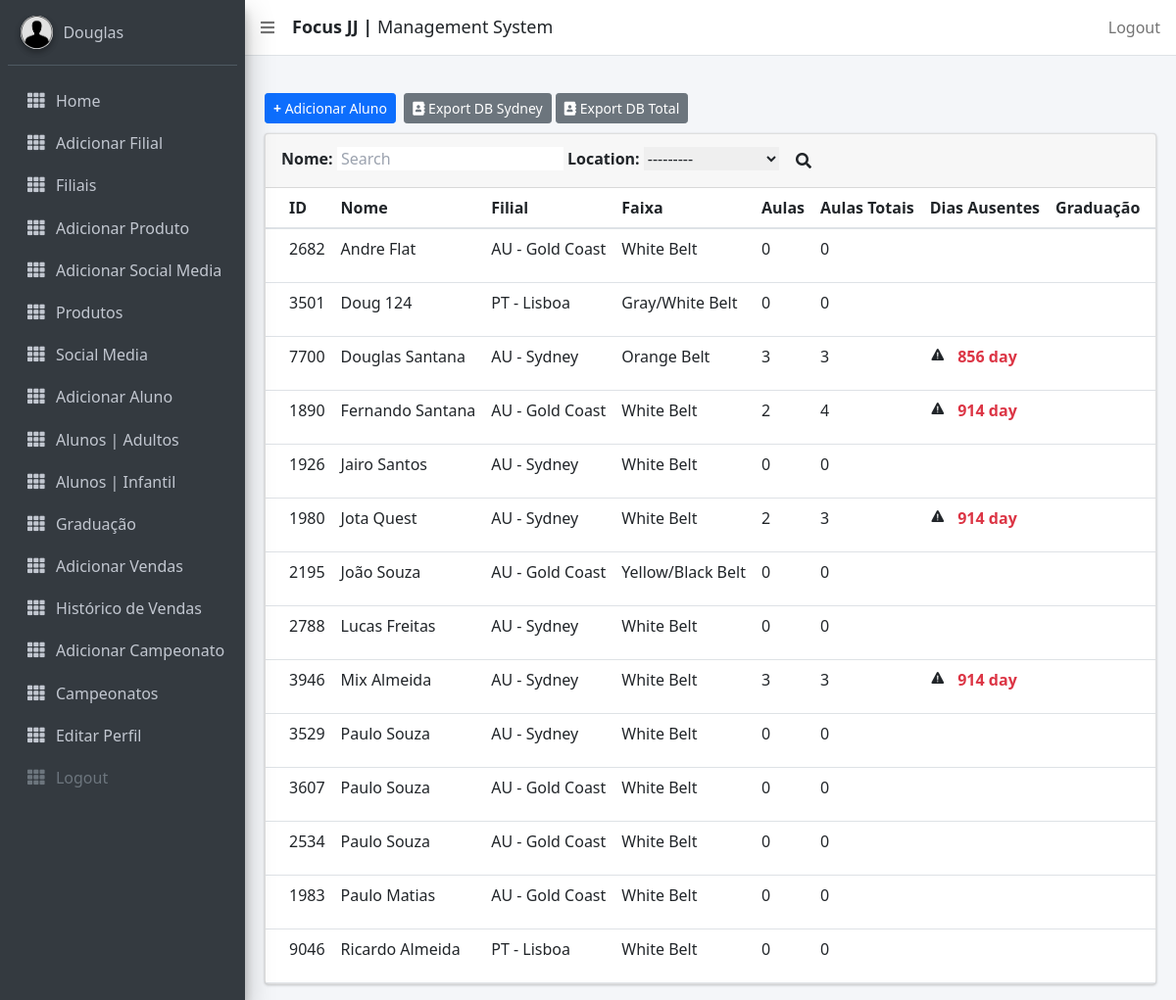
The page /managealunos/total (signed in) on the database as committed earlier.
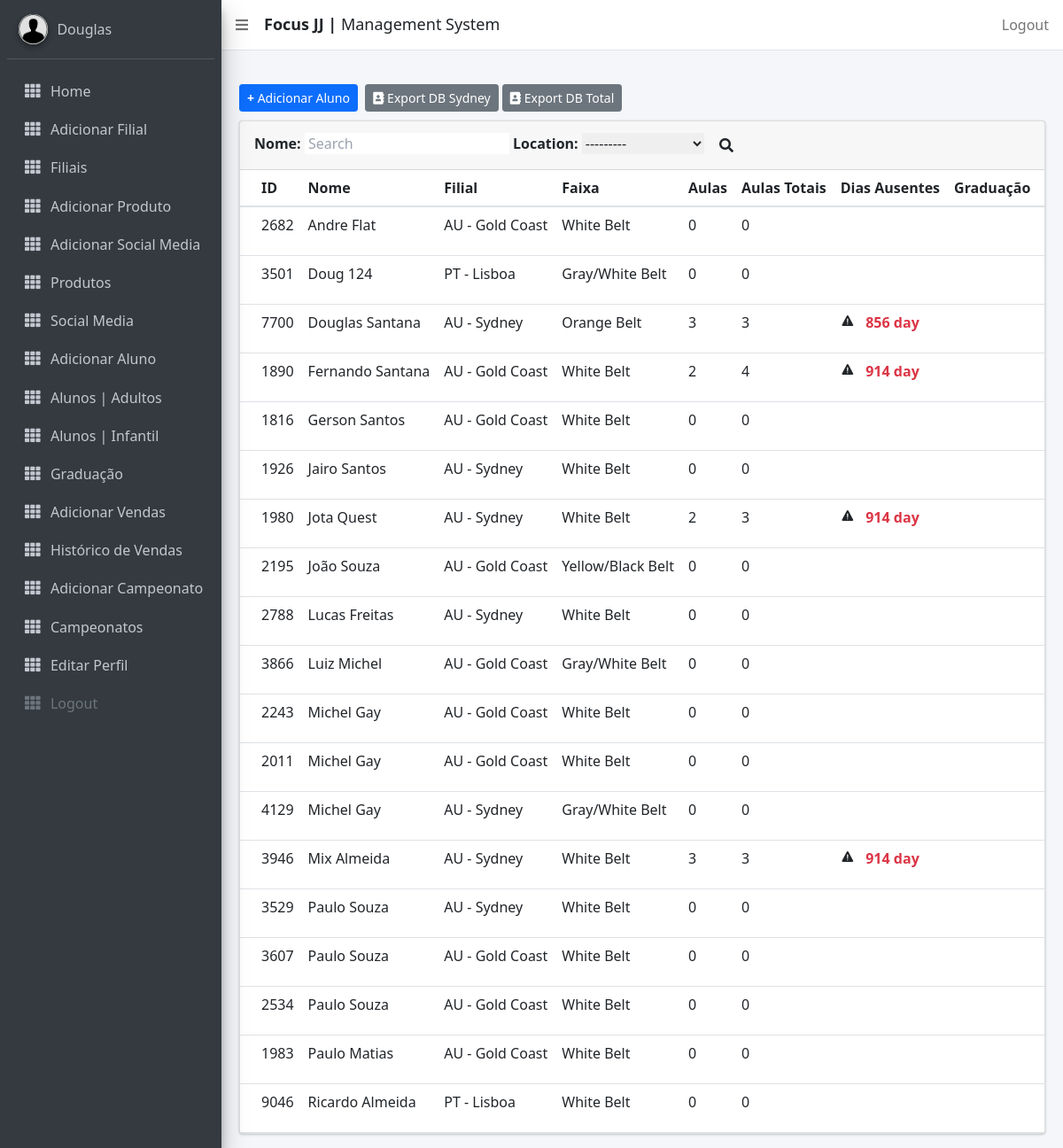
The same page on the database as committed later.
### focusbjj/models.py (models this page shows, shortened)
class CustomUser(AbstractUser):
    id = ShortUUIDField(primary_key=True, editable=False, alphabet="0123456789", length=3)
    email = models.EmailField(max_length=255, unique=True)
    contact_name = models.CharField(max_length=255)
    country = CountryField()
    location = models.CharField(max_length=255)
    phone = models.CharField(max_length=15, help_text=_('Use somente números. Código do País + Telefone'))
    join_date = models.DateTimeField(default=timezone.now)
    is_active = models.BooleanField(default=True, help_text='Desmarque a caixa para desativar')
    def __str__(self):
        return str(self.country) + " - " + str(self.location)
    class Meta:
        ordering = ["country", "location"]

class Aluno(models.Model):
    DoesNotExist = None
    objects = None
    id = ShortUUIDField(primary_key=True, editable=False, alphabet="0123456789", length=4)
    photo = models.ImageField(upload_to='photos/', null=True, blank=True)
    nome = models.CharField(max_length=15, verbose_name='Name')
    middle_name = models.CharField(max_length=20, verbose_name='Middle Name', blank=True, null=True)
    surname = models.CharField(max_length=15, verbose_name='Last Name', null=True)
    phone = models.CharField(max_length=15, help_text='Use only numbers')
    email = models.EmailField(max_length=128)
    location = models.ForeignKey(CustomUser, related_name="alunos", on_delete=models.CASCADE)
    address = models.CharField(max_length=255, blank=True, null=True)
    belt = models.CharField(max_length=255, choices=BELT)
    stripe = models.CharField(max_length=255, choices=GRAU, default= 'No Stripes')
    join_date = models.DateTimeField()
    time_stamp = models.DateTimeField(auto_now=True, null=True)
    gender = models.CharField(max_length=255, choices=GENDER)
    dob = models.DateField(verbose_name='Date of Birth',)
    is_blocked = models.BooleanField(default=False)
    agreement = models.BooleanField(default=False)
    USERNAME_FIELD = 'id'
    class Meta:
        ordering = ["nome"]

class Graduation(models.Model):
    objects = None
    aluno = models.ForeignKey(Aluno, related_name='graduacao', on_delete=models.CASCADE, verbose_name='_(Aluno')
    master = models.CharField(max_length=15, null=True, verbose_name=_('Professor'))
    belt = models.CharField(max_length=255, choices=BELT, verbose_name=_('Faixa'))
    stripe = models.CharField(max_length=255, choices=GRAU, verbose_name=_('Grau'))
    time_stamp = models.DateTimeField(null=True, verbose_name=_('Data'))

class GetAttendance(models.Model):
    objects = None
    aluno = models.ForeignKey(Aluno, on_delete=models.CASCADE, verbose_name='Athlete')
    attendance = models.DateTimeField(default=timezone.now)

### focusbjj/views.py (the view)
# urls.py: path('managealunos/total', views.ManageAlunosTotal.as_view(), name='managealunostotal'),
class ManageAlunosTotal(SuperuserRequiredMixin, ListView):
    template_name = 'managealunostotal.html'
    model = Aluno
    def get_queryset(self):
        queryset = super().get_queryset()
        filter = AlunoFilter(self.request.GET, queryset)
        return filter.qs
    def get_context_data(self, **kwargs):
        context = super(ManageAlunosTotal, self).get_context_data(**kwargs)
        context['alunos'] = Aluno.objects.all()
        context['unidades'] = CustomUser.objects.all()
        queryset = self.get_queryset()
        filter = AlunoFilter(self.request.GET, queryset)
        context['filter'] = filter
        return context

### focusbjj/templates/managealunostotal.html (shortened to what this page needs)
{% extends 'base_template.html' %}
{% load static %}
{% load i18n %}
{% load alerta_tags %}
{% load attendance_tags %}
{% block content %}
<section class="content">
        <div class="container-fluid">
            <div style="padding-bottom:10px">
                <a class="btn btn-sm btn-primary" href="{% url 'focusbjj:add_aluno' %}" role="button"><b>+</b> Adicionar Aluno</a>&nbsp;
                <a href="{% url 'focusbjj:export_xlsx' %}" class="btn btn-sm btn-secondary"><i class="fas fa-address-book main-logo-icon"></i> Export DB {{ user.location }}</a>
                <a href="{% url 'focusbjj:export_total_xlsx' %}" class="btn btn-sm btn-secondary"><i class="fas fa-address-book main-logo-icon"></i> Export DB Total</a><br>
            </div>
            <div class="row">
                <div class="col-md-12">
                    <div class="card">
                        <div class="card-header">
                                    <form method="get">
                                        {{ filter.form }}
                                        <button type="submit" class="btn btn-default"><i class="fas fa-search"></i></button>
                                    </form>
                        </div>
                        <div class="card-body table-responsive p-0">
                            <table class="table table-hover text-nowrap">
                            <thead>
                                <tr>
                                <th>ID</th>
                                <th>{% trans "Nome" %}</th>
                                <th>Filial</th>
                                <th>{% trans "Faixa" %}</th>
                                <th>{% trans "Aulas" %}</th>
                                <th>{% trans "Aulas Totais" %}</th>
                                <th>{% trans "Dias Ausentes" %}</th>
                                <th>{% trans "Graduação" %}</th>
                                <th></th>
                                </tr>
                            </thead>
                            <tbody>
                                <tr>
                        {% if filter.qs %}
                            {% for aluno in filter.qs %}
                                <td>{{ aluno.id }}</td>
                                <td>{{ aluno.nome|title }} {{ aluno.surname|title }}</td>
                                <td>{{ aluno.location }}</td>
                                <td>
                                {% if aluno|current_belt %}
                                {{ aluno|current_belt }}
                                {% else %}
                                {{ aluno.belt }}
                                {% endif %}
                                </td>
                                <td>
                                    {% if aluno|new_attendance == None %}
                                    {{ aluno|get_count_att_aluno }}
                                    {% else %}
                                    {{ aluno|new_attendance }}
                                    {% endif %}
                                </td>
                                <td>{{ aluno|get_count_att_aluno }}</td>
                                <td>
                                    {% if aluno|get_count_att_aluno %}
                                    {% if aluno|last_att_aluno %}
                                        <ion-icon name="warning"></ion-icon>
                                        <strong class="text-red"> &nbsp; {{ aluno|last_att_aluno|cut:"," |slice:"7"}}</strong>
                                    {% endif %}
                                    {% endif %}
                                </td>
                                <td>
                                </td><td>
                                </td>
                                </tr>
                                    {% endfor %}
                            {% endif %}
                            </tbody>
                            </table>
                        </div>
                        </div>
                </div>
            </div>
        </div>
      </section>
{% endblock %}

### templates/base_template.html (shortened to what this page needs)
{% load static %}
{% load i18n %}
<!DOCTYPE html>
<html lang="en-us">
<head>
    <link rel="stylesheet" href="{% static 'plugins/fontawesome-free/css/all.min.css'%} ">
    <link rel="stylesheet" href="https://code.ionicframework.com/ionicons/2.0.1/css/ionicons.min.css">
    <link rel="stylesheet"
        href="{% static 'plugins/tempusdominus-bootstrap-4/css/tempusdominus-bootstrap-4.min.css'%} ">
    <link rel="stylesheet" href="{% static 'plugins/icheck-bootstrap/icheck-bootstrap.min.css'%} ">
    <link rel="stylesheet" href="{% static 'plugins/jqvmap/jqvmap.min.css'%} ">
    <link rel="stylesheet" href="{% static 'dist/css/adminlte.min.css'%} ">
    <link rel="stylesheet" href="{% static 'plugins/overlayScrollbars/css/OverlayScrollbars.min.css'%} ">
    <link rel="stylesheet" href="{% static 'plugins/daterangepicker/daterangepicker.css'%} ">
    <link rel="stylesheet" href="{% static 'plugins/summernote/summernote-bs4.css'%} ">
    <script src="https://cdn.tailwindcss.com"></script>
    <link href="https://cdn.jsdelivr.net/npm/bootstrap@5.1.3/dist/css/bootstrap.min.css" rel="stylesheet">
    <link rel="stylesheet" href="https://cdnjs.cloudflare.com/ajax/libs/font-awesome/5.15.4/css/fontawesome.min.css"
 />
    <link rel="stylesheet" href="https://cdnjs.cloudflare.com/ajax/libs/font-awesome/5.15.4/css/brands.min.css"
 />
    <link rel="stylesheet" href="https://cdnjs.cloudflare.com/ajax/libs/font-awesome/5.15.4/css/solid.min.css"
 />
</head>
<body class="hold-transition sidebar-mini layout-fixed">
<div class="wrapper">
  <nav class="main-header navbar navbar-expand navbar-white navbar-light">
          {% if user.is_authenticated %}
    <ul class="navbar-nav">
      <li class="nav-item float-left">
        <a class="nav-link" data-widget="pushmenu" href="#"><i class="fas fa-bars"></i></a>
      </li>
    </ul>
      {% endif %}
      <div align="center" style="padding-left:10px">
        <h4 style="font-size: 18px; "><b>Focus JJ | </b>Management System</h4>
      </div>
    <ul class="navbar-nav ml-auto">
        {% if user.is_authenticated %}
      <li class="nav-item">
          <form action="{% url 'focusbjj:logout' %}"  method="post" class="nav-link">
              <p>
                  <button type="submit"> Logout</button>
              </p>
          </form>
      </li>
      {% endif %}
  </nav>
    {% if user.is_authenticated %}
    {% include 'sidebar_template.html' with user=user id=id %}
   <div class="content-wrapper">
    <div class="content-header">
    </div>
    {% endif %}
     {% block content %}
     {% endblock %}
  </div>
</div>
</body>
</html>

### templates/sidebar_template.html (shortened to what this page needs)
{% load static %}
{% load i18n %}
<aside class="main-sidebar navbar-gray-dark sidebar-dark-primary elevation-4">
    <div class="sidebar">
      <div class="user-panel mt-3 pb-3 mb-3 d-flex">
        <div class="image">
          <img src="{% static 'images/defaultuser.jpeg' %}" class="img-circle elevation-2" alt="User Image">
        </div>
        <div class="info">
          <a href="#" class="d-block">{{ user.contact_name }}</a>
        </div>
      </div>
      <nav class="mt-2">
        <ul class="nav nav-pills nav-sidebar flex-column" data-widget="treeview" role="menu" data-accordion="false">
          <li class="nav-item">
            {% url 'admin_home' as admin_home %}
            <a href="{% url 'focusbjj:filiais' %}" class="nav-link {% if request.path == admin_home %} active {% endif %}">
              <i class="nav-icon fas fa-th"></i>
              <p>
                Home
              </p>
            </a>
          </li>
          {% if user.is_superuser %}
          <li class="nav-item">
            {% url 'add_staff' as add_staff %}
            <a href="{% url 'focusbjj:add_staff' %}" class="nav-link {% if request.path == add_staff %} active {% endif %}">
              <i class="nav-icon fas fa-th"></i>
              <p>
               Adicionar Filial
              </p>
            </a>
          </li>
           <li class="nav-item">
              {% url 'manage_staff' as manage_staff %}
            {% url 'edit_staff' staff_id=id as edit_staff %}
            <a href="{% url 'focusbjj:managestaff' %}" class="nav-link {% if request.path == manage_staff %} active {% endif %} {% if request.path == edit_staff %} active {% endif %}">
              <i class="nav-icon fas fa-th"></i>
              <p>
                Filiais
              </p>
            </a>
          </li>
          <li class="nav-item">
            <a href="{% url 'focusbjj:addproduct' %}" class="nav-link ">
              <i class="nav-icon fas fa-th"></i>
              <p>
                Adicionar Produto
              </p>
            </a>
          </li>
          <li class="nav-item">
            <a href="{% url 'focusbjj:addsocialmedia' %}" class="nav-link ">
              <i class="nav-icon fas fa-th"></i>
              <p>
                {% trans "Adicionar Social Media" %}
              </p>
            </a>
          </li>
          {% endif%}
          <li class="nav-item">
            <a href="{% url 'focusbjj:products' %}" class="nav-link ">
              <i class="nav-icon fas fa-th"></i>
              <p>
                {% trans "Produtos" %}
              </p>
            </a>
          </li>
          <li class="nav-item">
            <a href="{% url 'focusbjj:socialmedia' %}" class="nav-link">
              <i class="nav-icon fas fa-th"></i>
              <p>
                {% trans "Social Media" %}
              </p>
            </a>
          </li>
           <li class="nav-item">
            <a href="{% url 'focusbjj:add_aluno' %}" class="nav-link {% if request.path == add_student %} active {% endif %}">
              <i class="nav-icon fas fa-th"></i>
              <p>
                {% trans "Adicionar Aluno" %}
              </p>
            </a>
          </li>
          <li class="nav-item">
            <a href="{% url 'focusbjj:managealunos' %}" class="nav-link {% if request.path == manage_student %} active {% endif %} {% if request.path == edit_student %} active {% endif %}">
              <i class="nav-icon fas fa-th"></i>
              <p>
                {% trans "Alunos | Adultos" %}
              </p>
            </a>
          </li>
          <li class="nav-item">
            <a href="{% url 'focusbjj:managealunoskids' %}" class="nav-link {% if request.path == manage_student %} active {% endif %} {% if request.path == edit_student %} active {% endif %}">
              <i class="nav-icon fas fa-th"></i>
              <p>
                {% trans "Alunos | Infantil" %}
              </p>
            </a>
          </li>
          <li class="nav-item">
            <a href="{% url 'focusbjj:managegraduation' %}" class="nav-link {% if request.path == manage_student %} active {% endif %} {% if request.path == edit_student %} active {% endif %}">
              <i class="nav-icon fas fa-th"></i>
              <p>
                {% trans "Graduação" %}
              </p>
            </a>
          </li>
           <li class="nav-item">
            <a href="{% url 'focusbjj:addvenda' %}" class="nav-link ">
              <i class="nav-icon fas fa-th"></i>
              <p>
                {% trans "Adicionar Vendas" %}
              </p>
            </a>
          </li>
           <li class="nav-item">
            <a href="{% url 'focusbjj:vendas' user.pk %}" class="nav-link ">
              <i class="nav-icon fas fa-th"></i>
              <p>
                {% trans "Histórico de Vendas" %}
              </p>
            </a>
          </li>
          <li class="nav-item">
            <a href="{% url 'focusbjj:championship' %}" class="nav-link {% if request.path == manage_student %} active {% endif %} {% if request.path == edit_student %} active {% endif %}">
              <i class="nav-icon fas fa-th"></i>
              <p>
                {% trans "Adicionar Campeonato" %}
              </p>
            </a>
          </li>
          <li class="nav-item">
            <a href="{% url 'focusbjj:championshipdetails' %}" class="nav-link {% if request.path == manage_student %} active {% endif %} {% if request.path == edit_student %} active {% endif %}">
              <i class="nav-icon fas fa-th"></i>
              <p>
                {% trans "Campeonatos" %}
              </p>
            </a>
          </li>
           <li class="nav-item">
            <a href="{% url 'focusbjj:editarstaff' request.user.pk %}" class="nav-link ">
              <i class="nav-icon fas fa-th"></i>
              <p>
                {% trans "Editar Perfil" %}
              </p>
            </a>
          </li>
          <li class="nav-item">
             <form action="{% url 'focusbjj:logout' %}"  method="post" class="nav-link">
              <i class="nav-icon fas fa-th"></i>
              <p>
                <button type="submit"> Logout</button>
              </p>
            </form>
          </li>
        </ul>
      </nav>
    </div>
  </aside>

Rows that differ between the two databases and show on the page:
added Aluno: id "1816", nome "Gerson", surname "Santos", location "AU - Gold Coast", id+belt "White Belt", id "0"
added Aluno: id "3866", nome "Luiz", surname "Michel", location "AU - Gold Coast", id+belt "Gray/White Belt", id "0"
added Aluno: id "2243", nome "Michel", surname "Gay", location "AU - Gold Coast", id+belt "White Belt", id "0"
added Aluno: id "2011", nome "Michel", surname "Gay", location "AU - Gold Coast", id+belt "White Belt", id "0"
added Aluno: id "4129", nome "Michel", surname "Gay", location "AU - Sydney", id+belt "Gray/White Belt", id "0"
